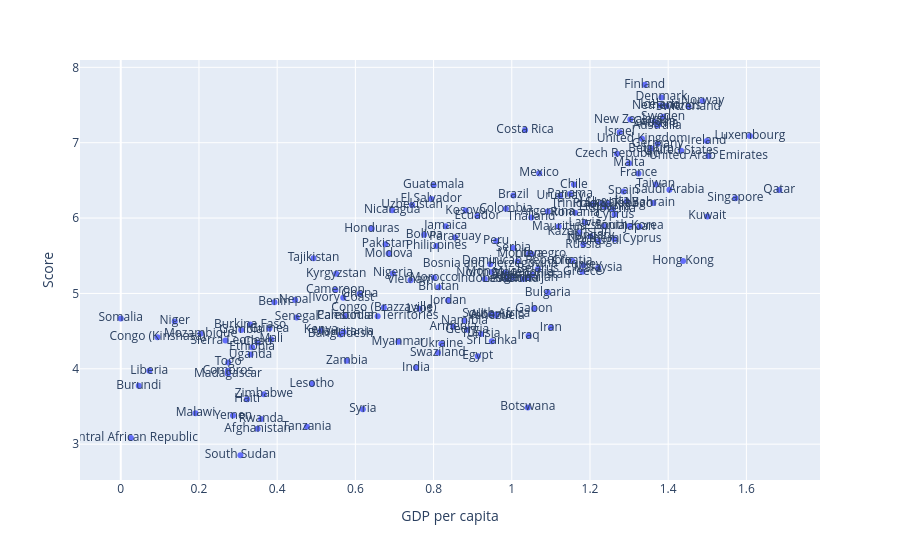

Notebook code cell kept with this figure:
### Markdown cell above
# TASK #5: PERFORM DATA VISUALIZATION - PART #2

### Code cell
# Plot the relationship between score, GDP and region
fig = px.scatter(happy_df, x = 'GDP per capita', y= 'Score' ,text = 'Country or region')
fig.show()

### Figure 1 — Plotly figure (JSON) as saved in the notebook; plotly's stock layout.template omitted (floating-point values rounded to 4 significant figures; data arrays with more than 128 entries replaced by an {"elided": "..."} marker saying what was removed)
{"data": [{"hovertemplate": "GDP per capita=%{x}<br>Score=%{y}<br>Country or region=%{text}<extra></extra>", "legendgroup": "", "marker": {"color": "#636efa", "symbol": "circle"}, "mode": "markers+text", "name": "", "orientation": "v", "showlegend": false, "text": {"elided": "156 str values"}, "type": "scatter", "x": {"elided": "156 float values"}, "xaxis": "x", "y": {"elided": "156 float values"}, "yaxis": "y"}], "layout": {"legend": {"tracegroupgap": 0}, "margin": {"t": 60}, "xaxis": {"anchor": "y", "domain": [0, 1], "title": {"text": "GDP per capita"}}, "yaxis": {"anchor": "x", "domain": [0, 1], "title": {"text": "Score"}}}}
